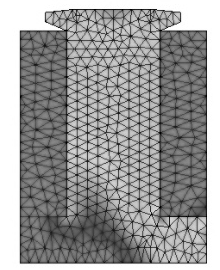
#> input picture 画像処理/cut1.png, 220 x 270 px
$ python edge.py   (older library calls are emulated)
#> lines starting #> are read from the running program, lines starting #| are printed output that depends on the picture; after the words box and inside, x2 and y2 are one past the last pixel; in counts of white or black regions, pixels touching at a corner belong together
import cv2
#import numpy as np

"""
# 定数定義
ORG_WINDOW_NAME = "org"
GRAY_WINDOW_NAME = "gray"
CANNY_WINDOW_NAME = "canny"

ORG_FILE_NAME = "de.png"
GRAY_FILE_NAME = "gray.png"
CANNY_FILE_NAME = "canny.png"

# 元の画像を読み込む
org_img = cv2.imread(ORG_FILE_NAME, cv2.IMREAD_UNCHANGED)
# グレースケールに変換
gray_img = cv2.imread(ORG_FILE_NAME, cv2.IMREAD_GRAYSCALE)
# エッジ抽出
canny_img = cv2.Canny(gray_img, 50, 110)

# ウィンドウに表示
cv2.namedWindow(ORG_WINDOW_NAME)
cv2.namedWindow(GRAY_WINDOW_NAME)
cv2.namedWindow(CANNY_WINDOW_NAME)

cv2.imshow(ORG_WINDOW_NAME, org_img)
cv2.imshow(GRAY_WINDOW_NAME, gray_img)
cv2.imshow(CANNY_WINDOW_NAME, canny_img)

# ファイルに保存
cv2.imwrite(GRAY_FILE_NAME, gray_img)
cv2.imwrite(CANNY_FILE_NAME, canny_img)

# 終了処理
cv2.waitKey(0)
cv2.destroyAllWindows()

"""
"""
ORG_FILE_NAME = "cut1.png"
im = cv2.imread(ORG_FILE_NAME)
imgray = cv2.cvtColor(im, cv2.COLOR_BGR2GRAY)
ret, thresh = cv2.threshold(imgray, 127, 255, 0)
img, contours, hierarchy = cv2.findContours(thresh, cv2.RETR_TREE, cv2.CHAIN_APPROX_SIMPLE)
img = cv2.drawContours(img, contours,1,(-1,-1,-1), -1)
cv2.imwrite("rinkaku1.png",img)


ORG_FILE_NAME = "cut2.png"
im = cv2.imread(ORG_FILE_NAME)
imgray = cv2.cvtColor(im, cv2.COLOR_BGR2GRAY)
ret, thresh = cv2.threshold(imgray, 127, 255, 0)
img, contours, hierarchy = cv2.findContours(thresh, cv2.RETR_TREE, cv2.CHAIN_APPROX_SIMPLE)
img = cv2.drawContours(img, contours, 1, -1,-1,0,4)
cv2.imwrite("rinkaku2.png",img)


ORG_FILE_NAME = "cut3.png"
im = cv2.imread(ORG_FILE_NAME)
imgray = cv2.cvtColor(im, cv2.COLOR_BGR2GRAY)
ret, thresh = cv2.threshold(imgray, 127, 255, 0)
img, contours, hierarchy = cv2.findContours(thresh, cv2.RETR_TREE, cv2.CHAIN_APPROX_SIMPLE)
img = cv2.drawContours(img, contours, -1, (0,255,0), 1)
cv2.imwrite("rinkaku3.png",img)
"""

'''
img = cv2.imread('cut1.png')
inv = cv2.bitwise_not(img)

gray = cv2.cvtColor(img, cv2.COLOR_RGB2GRAY)
invgray = cv2.bitwise_not(gray)

cv2.imwrite('inv.png',inv)
cv2.imwrite('invgray.png',invgray)
'''

img = cv2.imread('cut1.png')
#> img is the input picture: shape (270, 220, 3); min 0, max 255, mean 153.2
inv = cv2.bitwise_not(img)
img_gray = cv2.cvtColor(img, cv2.COLOR_RGB2GRAY)
thresh = 220
max_pixel = 255
ret, img_dst = cv2.threshold(img_gray,thresh,max_pixel,cv2.THRESH_BINARY)
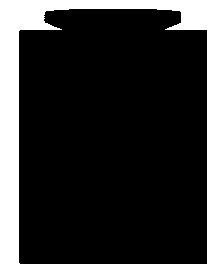
#> img_dst: shape (270, 220); 21.5% white; 1 white region, box (x1, y1, x2, y2) and area: (0, 0, 220, 270) 12750
#> ret = 220
cv2.imwrite('result1.png',img_dst)


img = cv2.imread('cut2.png')
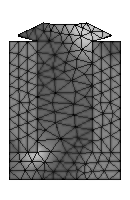
#> input picture 画像処理/cut2.png, 130 x 200 px
#> img is the input picture: shape (200, 130, 3); min 0, max 255, mean 147.7
inv = cv2.bitwise_not(img)
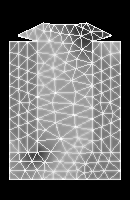
#> inv: shape (200, 130, 3); min 0, max 255, mean 107.3
img_gray = cv2.cvtColor(img, cv2.COLOR_RGB2GRAY)
#> img_gray: shape (200, 130)
thresh = 220
max_pixel = 255
ret, img_dst = cv2.threshold(img_gray,thresh,max_pixel,cv2.THRESH_BINARY)
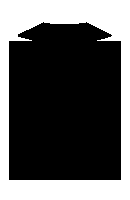
#> img_dst: shape (200, 130); 35.1% white; 1 white region, box (x1, y1, x2, y2) and area: (0, 0, 130, 200) 9123
cv2.imwrite('result2.png',img_dst)


img = cv2.imread('cut3.png')
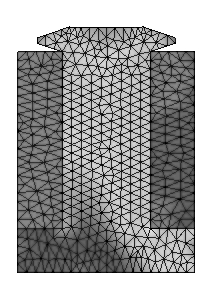
#> input picture 画像処理/cut3.png, 220 x 300 px
#> img is the input picture: shape (300, 220, 3); min 0, max 255, mean 164.5
inv = cv2.bitwise_not(img)
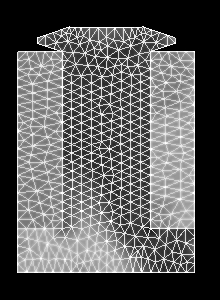
#> inv: shape (300, 220, 3); min 0, max 255, mean 90.5
img_gray = cv2.cvtColor(img, cv2.COLOR_RGB2GRAY)
#> img_gray: shape (300, 220)
thresh = 220
max_pixel = 255
ret, img_dst = cv2.threshold(img_gray,thresh,max_pixel,cv2.THRESH_BINARY)
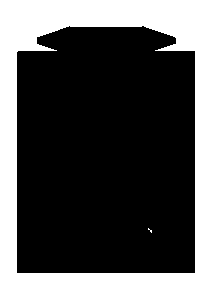
#> img_dst: shape (300, 220); 35.8% white; 2 white regions (1 under 20 px), largest, box (x1, y1, x2, y2) and area: (0, 0, 220, 300) 23635
cv2.imwrite('result3.png',img_dst)
